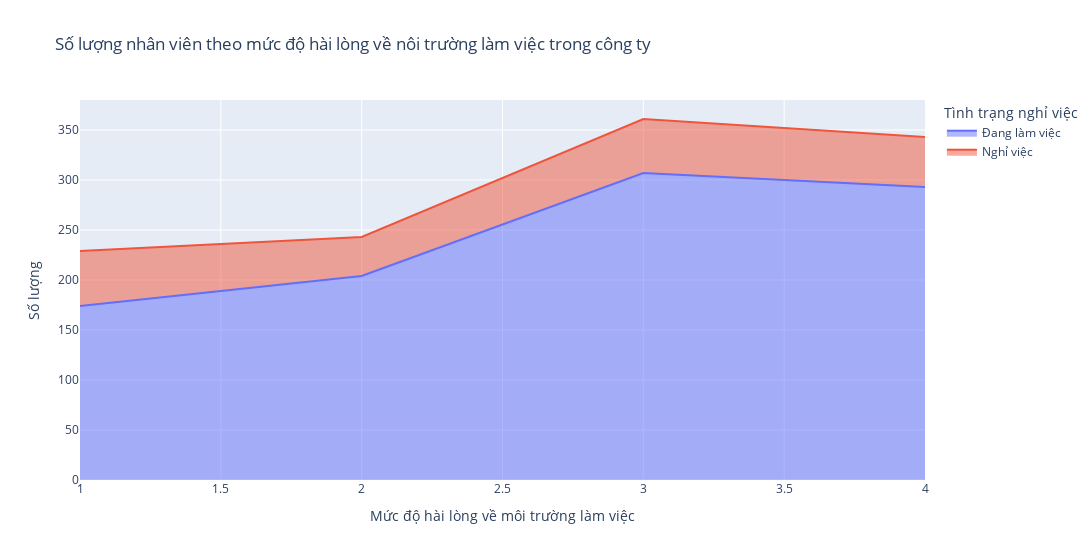

The cell this chart's notebook holds for it:
### Markdown cell above
- Nhận xét:
Dựa vào biểu đồ, ta nhận thấy được đa số những nhân viên nghỉ việc thường nằm ở bậc 0 và 1, đây là những nhóm có sở hữu cổ phiếu bị hạn chế. Có thể thấy những người ít sở hữu cổ phần công ty có xu hướng nghỉ việc nhiều hơn.

### Code cell
sats_att=df.groupby(['EnvironmentSatisfaction','Attrition']).apply(lambda x:x['DailyRate'].count()).reset_index(name='Counts')
fig=px.area(sats_att,x='EnvironmentSatisfaction',y='Counts',color='Attrition',labels={"EnvironmentSatisfaction":"Mức độ hài lòng về môi trường làm việc","Counts":"Số lượng","Attrition":"Tình trạng nghỉ việc"},width=1200,title='Số lượng nhân viên theo mức độ hài lòng về nôi trường làm việc trong công ty')
fig.for_each_trace(lambda trace: trace.update(name='Đang làm việc') if trace.name == 'No' else trace.update(name='Nghỉ việc'))
fig.show()

### Figure 1 — Plotly figure (JSON) as saved in the notebook; plotly's stock layout.template omitted (floating-point values rounded to 4 significant figures)
{"data": [{"fillpattern": {"shape": ""}, "hovertemplate": "Tình trạng nghỉ việc=No<br>Mức độ hài lòng về môi trường làm việc=%{x}<br>Số lượng=%{y}<extra></extra>", "legendgroup": "No", "line": {"color": "#636efa"}, "marker": {"symbol": "circle"}, "mode": "lines", "name": "Đang làm việc", "orientation": "v", "showlegend": true, "stackgroup": "1", "type": "scatter", "x": [1, 2, 3, 4], "xaxis": "x", "y": [174, 204, 307, 293], "yaxis": "y"}, {"fillpattern": {"shape": ""}, "hovertemplate": "Tình trạng nghỉ việc=Yes<br>Mức độ hài lòng về môi trường làm việc=%{x}<br>Số lượng=%{y}<extra></extra>", "legendgroup": "Yes", "line": {"color": "#EF553B"}, "marker": {"symbol": "circle"}, "mode": "lines", "name": "Nghỉ việc", "orientation": "v", "showlegend": true, "stackgroup": "1", "type": "scatter", "x": [1, 2, 3, 4], "xaxis": "x", "y": [55, 39, 54, 50], "yaxis": "y"}], "layout": {"legend": {"title": {"text": "Tình trạng nghỉ việc"}, "tracegroupgap": 0}, "title": {"text": "Số lượng nhân viên theo mức độ hài lòng về nôi trường làm việc trong công ty"}, "width": 1200, "xaxis": {"anchor": "y", "domain": [0, 1], "title": {"text": "Mức độ hài lòng về môi trường làm việc"}}, "yaxis": {"anchor": "x", "domain": [0, 1], "title": {"text": "Số lượng"}}}}
